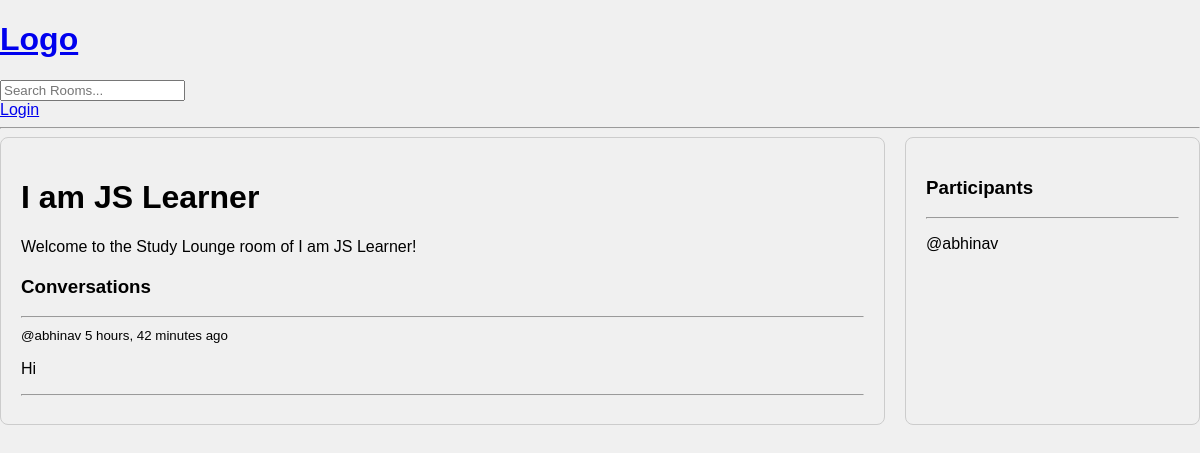
The page /room/4/ on the database its author committed.
### base/models.py (models this page shows, shortened)
class Room(models.Model):
    host = models.ForeignKey(User, on_delete=models.SET_NULL, null=True)
    topic = models.ForeignKey(Topic,on_delete=models.SET_NULL, null=True)
    name = models.CharField(max_length=200)
    description = models.TextField(null=True, blank=True)
    participants = models.ManyToManyField(User, related_name='participants', blank=True)
    updated = models.DateTimeField(auto_now=True)
    created = models.DateTimeField(auto_now_add=True)
    class Meta:
        ordering = ['-updated', '-created']

class Message(models.Model):
    user = models.ForeignKey(User, on_delete=models.CASCADE)
    room = models.ForeignKey(Room, on_delete=models.CASCADE)
    body = models.TextField()
    updated = models.DateTimeField(auto_now=True)
    created = models.DateTimeField(auto_now_add=True)
    class Meta:
        ordering = ['-updated', '-created']

### base/views.py (the view, shortened to what this page needs)
# urls.py: path('room/<str:pk>/', views.room, name='room'),
def room(request,pk):
    room = Room.objects.get(id=pk)  # Fetch the room with the given primary key
    room_messages = room.message_set.all() # Get all messages related to the room
    particiapnts = room.participants.all()  # Get all participants in the room
    context = {'room':room, 'room_messages':room_messages, 'participants':particiapnts}
    return render(request, 'base/room.html',context)

### base/templates/base/room.html (shortened to what this page needs)
{% extends 'main.html' %} {% block content %}
<div class="room-container">
  <div>
    <h1>{{room.name}}</h1>
    <p>Welcome to the Study Lounge room of {{room.name}}!</p>
    <div class="comment-wrapper">
      <h3>Conversations</h3>
      <hr />
      {% for message in room_messages %}
      <div>
        <small>@{{message.user}} {{message.created | timesince}} ago</small>
        <p>{{message.body}}</p>
        <hr />
      </div>
      {% endfor %}
    </div>
  </div>
  <div>
    <h3>Participants</h3>
    <hr />
    {% for participant in participants %}
    <div>
      <p>@{{ participant.username }}</p>
    </div>
    {% endfor %}
  </div>
  {% endblock %}

### static/styles/main.css (style rules this page uses)
body { background-color: #f0f0f0; font-family: Arial, sans-serif; margin: 0; padding: 0; }

### base/templates/base/room.html (style rules this page uses)
.room-container { display: grid; grid-template-columns: 3fr 1fr; gap: 20px; max-width: 1200px; margin: auto; }
.room-container > div { padding: 20px; border: 1px solid #ccc; border-radius: 8px; }
.comment-wrapper { margin-top: 20px; }

### rows shown on the page
Room: name "I am JS Learner"
Message: user "abhinav", created "5 hours, 42 minutes", body "Hi"

### other values the page prints
{{ participant.username }} "abhinav"
